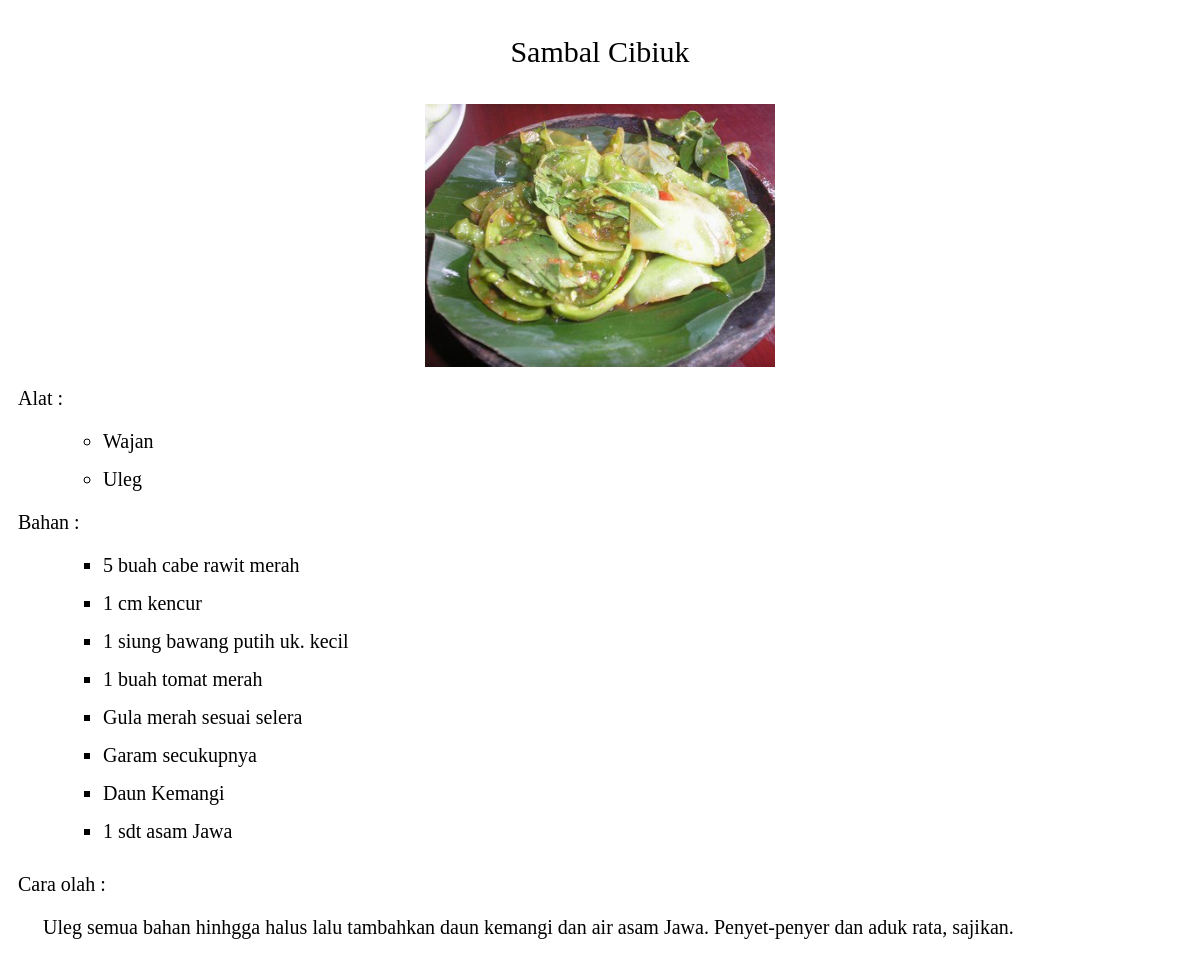
The page /data_detail.php?id=r10 on the database its author committed.
### tables this page shows
CREATE TABLE IF NOT EXISTS `resep` (
  `id` int(11) NOT NULL AUTO_INCREMENT,
  `kode_resep` varchar(4) NOT NULL DEFAULT '',
  `nama_resep` varchar(100) DEFAULT NULL,
  `kode_jenis_resep` varchar(3) DEFAULT NULL,
  `alat_resep` text,
  `bahan_resep` text,
  `cara_olah_resep` text,
  `foto_resep` varchar(100) DEFAULT NULL,
  PRIMARY KEY (`kode_resep`),
  UNIQUE KEY `id` (`id`)
);

### database.php (called while the page is built, shortened)
<?php
class database{
  function getDataDetail($id){
    $query = mysql_query("select * from resep where kode_resep='".$id."'");
    $data = mysql_fetch_array($query);
    if(mysql_num_rows($query) > 0){
      return $data;
    }else{
      return 0;
    }
  }
}
?>

### data_detail.php (the view, shortened to what this page needs)
<?php
include "database.php";
$kode = $_GET['id'];
$data = new database();
$result = $data->getDataDetail($kode);
$nama = $result['nama_resep'];
$alat = $result['alat_resep'];
$bahan = $result['bahan_resep'];
$caraolah = $result['cara_olah_resep'];
$caraolah = str_ireplace(";","</p><p>",$caraolah);
$foto = $result['foto_resep'];
?>
<div id="resep-nama">
  <?php echo $nama; ?>
</div>
<div id="resep-foto">
  <?php
  if($foto){
    echo "<img src='image/".$foto."' id='resep-img'>";
  }else{
    echo "No Image!";
  }
  ?>
</div>
<div id="resep-alat">
  Alat : <br>
  <ul>
  <?php
  $alatalat = explode("|",$alat);
  $jumlahalat = count($alatalat);
  for($i = 0;$i < $jumlahalat;$i++){
    echo "<li class='li-alat'>".$alatalat[$i]."</li>";
  }
  ?>
  </ul>
</div>
<div id="resep-bahan">
  Bahan : <br>
  <ul>
  <?php
  $bahanbahan = explode("|",$bahan);
  $jumlahbahan = count($bahanbahan);
  for($i = 0;$i < $jumlahbahan;$i++){
    echo "<li class='li-bahan'>".$bahanbahan[$i]."</li>";
  }
  ?>
  </ul>
</div>
<div id="resep-cara-olah">
  Cara olah : <br>
  <p><?php echo $caraolah; ?></p>
</div>

### data_detail.php (style rules this page uses)
#resep-nama { text-align: center; font-size: 30px; margin: 35px 5px; }
#resep-foto { text-align: center; }
#resep-img { margin: 0 auto; max-width: 350px; max-height: 350px; box-shadow: 0px 0px 6px rgba(255, 255, 255, 0.4); }
#resep-alat { margin-top: 20px; margin-left: 10px; font-size: 20px; }
.li-alat { margin : 15px 45px; list-style: circle; }
#resep-bahan { margin-left: 10px; font-size: 20px; }
.li-bahan { margin: 15px 45px; list-style: square; }
#resep-cara-olah { margin: 30px 10px; text-align: justify; font-size: 20px; }
p { text-indent: 25px; }

### rows shown on the page
resep: nama_resep "Sambal Cibiuk", foto_resep (picture), alat_resep "Wajan", alat_resep "Uleg", bahan_resep "5 buah cabe rawit merah", bahan_resep "1 cm kencur", bahan_resep "1 siung bawang putih uk. kecil", bahan_resep "1 buah tomat merah", bahan_resep "Gula merah sesuai selera", bahan_resep "Garam secukupnya", bahan_resep "Daun Kemangi", bahan_resep "1 sdt asam Jawa", cara_olah_resep "Uleg semua bahan hinhgga halus lalu tambahkan daun kemangi dan air asam Jawa. Penyet-penyer dan aduk rata, sajikan."
